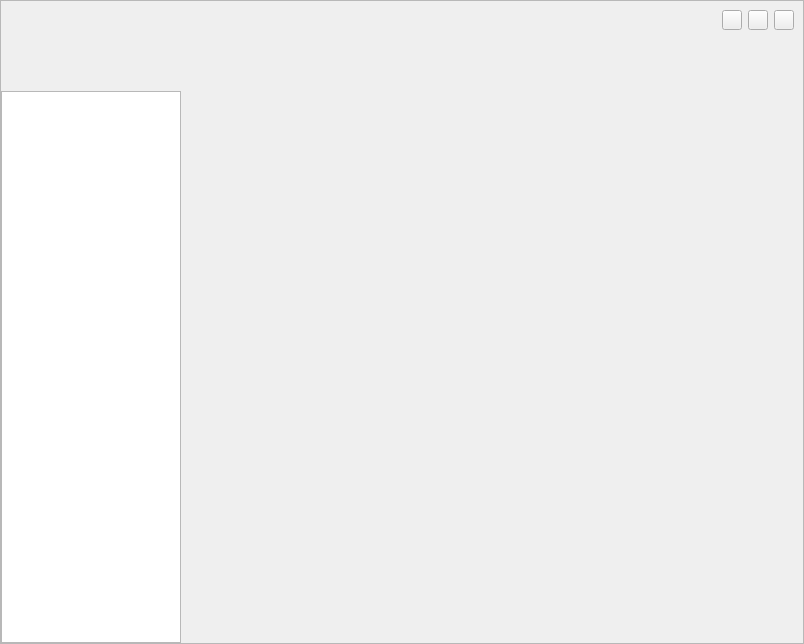
<?xml version="1.0" encoding="UTF-8"?>
<ui version="4.0">
 <class>widget_main</class>
 <widget class="QWidget" name="widget_main">
  <property name="geometry">
   <rect>
    <x>0</x>
    <y>0</y>
    <width>804</width>
    <height>644</height>
   </rect>
  </property>
  <property name="windowTitle">
   <string>Widget</string>
  </property>
  <property name="styleSheet">
   <string notr="true"/>
  </property>
  <property name="windowFilePath">
   <string/>
  </property>
  <layout class="QGridLayout" name="gridLayout">
   <property name="leftMargin">
    <number>0</number>
   </property>
   <property name="topMargin">
    <number>0</number>
   </property>
   <property name="rightMargin">
    <number>0</number>
   </property>
   <property name="bottomMargin">
    <number>0</number>
   </property>
   <property name="spacing">
    <number>0</number>
   </property>
   <item row="0" column="0">
    <widget class="QFrame" name="frame_background">
     <property name="frameShape">
      <enum>QFrame::Shape::StyledPanel</enum>
     </property>
     <property name="frameShadow">
      <enum>QFrame::Shadow::Raised</enum>
     </property>
     <layout class="QGridLayout" name="gridLayout_2">
      <property name="leftMargin">
       <number>0</number>
      </property>
      <property name="topMargin">
       <number>0</number>
      </property>
      <property name="rightMargin">
       <number>0</number>
      </property>
      <property name="bottomMargin">
       <number>0</number>
      </property>
      <property name="spacing">
       <number>0</number>
      </property>
      <item row="0" column="1">
       <widget class="QWidget" name="widget_title" native="true">
        <property name="sizePolicy">
         <sizepolicy hsizetype="Expanding" vsizetype="Fixed">
          <horstretch>0</horstretch>
          <verstretch>0</verstretch>
         </sizepolicy>
        </property>
        <property name="minimumSize">
         <size>
          <width>620</width>
          <height>90</height>
         </size>
        </property>
        <property name="maximumSize">
         <size>
          <width>16777215</width>
          <height>90</height>
         </size>
        </property>
        <property name="styleSheet">
         <string notr="true"/>
        </property>
        <layout class="QHBoxLayout" name="horizontalLayout_2">
         <item>
          <widget class="QLabel" name="label_func">
           <property name="styleSheet">
            <string notr="true"/>
           </property>
           <property name="text">
            <string/>
           </property>
          </widget>
         </item>
         <item>
          <spacer name="horizontalSpacer">
           <property name="orientation">
            <enum>Qt::Orientation::Horizontal</enum>
           </property>
           <property name="sizeHint" stdset="0">
            <size>
             <width>461</width>
             <height>20</height>
            </size>
           </property>
          </spacer>
         </item>
         <item>
          <layout class="QVBoxLayout" name="verticalLayout">
           <item>
            <layout class="QHBoxLayout" name="horizontalLayout">
             <item>
              <widget class="QPushButton" name="btn_min">
               <property name="minimumSize">
                <size>
                 <width>20</width>
                 <height>20</height>
                </size>
               </property>
               <property name="maximumSize">
                <size>
                 <width>20</width>
                 <height>20</height>
                </size>
               </property>
               <property name="whatsThis">
                <string>QPushButton { background-color: transparent; border: none; }</string>
               </property>
               <property name="styleSheet">
                <string notr="true"/>
               </property>
               <property name="text">
                <string/>
               </property>
              </widget>
             </item>
             <item>
              <widget class="QPushButton" name="btn_max">
               <property name="minimumSize">
                <size>
                 <width>20</width>
                 <height>20</height>
                </size>
               </property>
               <property name="maximumSize">
                <size>
                 <width>20</width>
                 <height>20</height>
                </size>
               </property>
               <property name="styleSheet">
                <string notr="true"/>
               </property>
               <property name="text">
                <string/>
               </property>
              </widget>
             </item>
             <item>
              <widget class="QPushButton" name="btn_close">
               <property name="minimumSize">
                <size>
                 <width>20</width>
                 <height>20</height>
                </size>
               </property>
               <property name="maximumSize">
                <size>
                 <width>20</width>
                 <height>20</height>
                </size>
               </property>
               <property name="styleSheet">
                <string notr="true"/>
               </property>
               <property name="text">
                <string/>
               </property>
              </widget>
             </item>
            </layout>
           </item>
           <item>
            <spacer name="verticalSpacer">
             <property name="orientation">
              <enum>Qt::Orientation::Vertical</enum>
             </property>
             <property name="sizeHint" stdset="0">
              <size>
               <width>20</width>
               <height>40</height>
              </size>
             </property>
            </spacer>
           </item>
          </layout>
         </item>
        </layout>
       </widget>
      </item>
      <item row="1" column="1">
       <widget class="QStackedWidget" name="stackedWidget">
        <property name="currentIndex">
         <number>-1</number>
        </property>
       </widget>
      </item>
      <item row="0" column="0">
       <widget class="QWidget" name="widget_name" native="true">
        <property name="sizePolicy">
         <sizepolicy hsizetype="Fixed" vsizetype="Fixed">
          <horstretch>0</horstretch>
          <verstretch>0</verstretch>
         </sizepolicy>
        </property>
        <property name="minimumSize">
         <size>
          <width>180</width>
          <height>90</height>
         </size>
        </property>
        <property name="maximumSize">
         <size>
          <width>180</width>
          <height>90</height>
         </size>
        </property>
        <property name="styleSheet">
         <string notr="true"/>
        </property>
        <layout class="QHBoxLayout" name="horizontalLayout_3">
         <item>
          <spacer name="horizontalSpacer_2">
           <property name="orientation">
            <enum>Qt::Orientation::Horizontal</enum>
           </property>
           <property name="sizeHint" stdset="0">
            <size>
             <width>49</width>
             <height>20</height>
            </size>
           </property>
          </spacer>
         </item>
         <item>
          <widget class="QLabel" name="label_icon">
           <property name="sizePolicy">
            <sizepolicy hsizetype="Fixed" vsizetype="Fixed">
             <horstretch>0</horstretch>
             <verstretch>0</verstretch>
            </sizepolicy>
           </property>
           <property name="minimumSize">
            <size>
             <width>48</width>
             <height>48</height>
            </size>
           </property>
           <property name="maximumSize">
            <size>
             <width>48</width>
             <height>48</height>
            </size>
           </property>
           <property name="text">
            <string/>
           </property>
          </widget>
         </item>
         <item>
          <widget class="QLabel" name="label_tool_name">
           <property name="sizePolicy">
            <sizepolicy hsizetype="Expanding" vsizetype="Preferred">
             <horstretch>0</horstretch>
             <verstretch>0</verstretch>
            </sizepolicy>
           </property>
           <property name="styleSheet">
            <string notr="true"/>
           </property>
           <property name="text">
            <string/>
           </property>
          </widget>
         </item>
         <item>
          <spacer name="horizontalSpacer_3">
           <property name="orientation">
            <enum>Qt::Orientation::Horizontal</enum>
           </property>
           <property name="sizeHint" stdset="0">
            <size>
             <width>49</width>
             <height>20</height>
            </size>
           </property>
          </spacer>
         </item>
        </layout>
       </widget>
      </item>
      <item row="1" column="0">
       <widget class="QListWidget" name="listWidget">
        <property name="sizePolicy">
         <sizepolicy hsizetype="Fixed" vsizetype="Expanding">
          <horstretch>0</horstretch>
          <verstretch>0</verstretch>
         </sizepolicy>
        </property>
        <property name="minimumSize">
         <size>
          <width>180</width>
          <height>510</height>
         </size>
        </property>
        <property name="maximumSize">
         <size>
          <width>180</width>
          <height>16777215</height>
         </size>
        </property>
        <property name="toolTipDuration">
         <number>-1</number>
        </property>
        <property name="styleSheet">
         <string notr="true"/>
        </property>
       </widget>
      </item>
     </layout>
    </widget>
   </item>
  </layout>
 </widget>
 <resources/>
 <connections/>
</ui>
